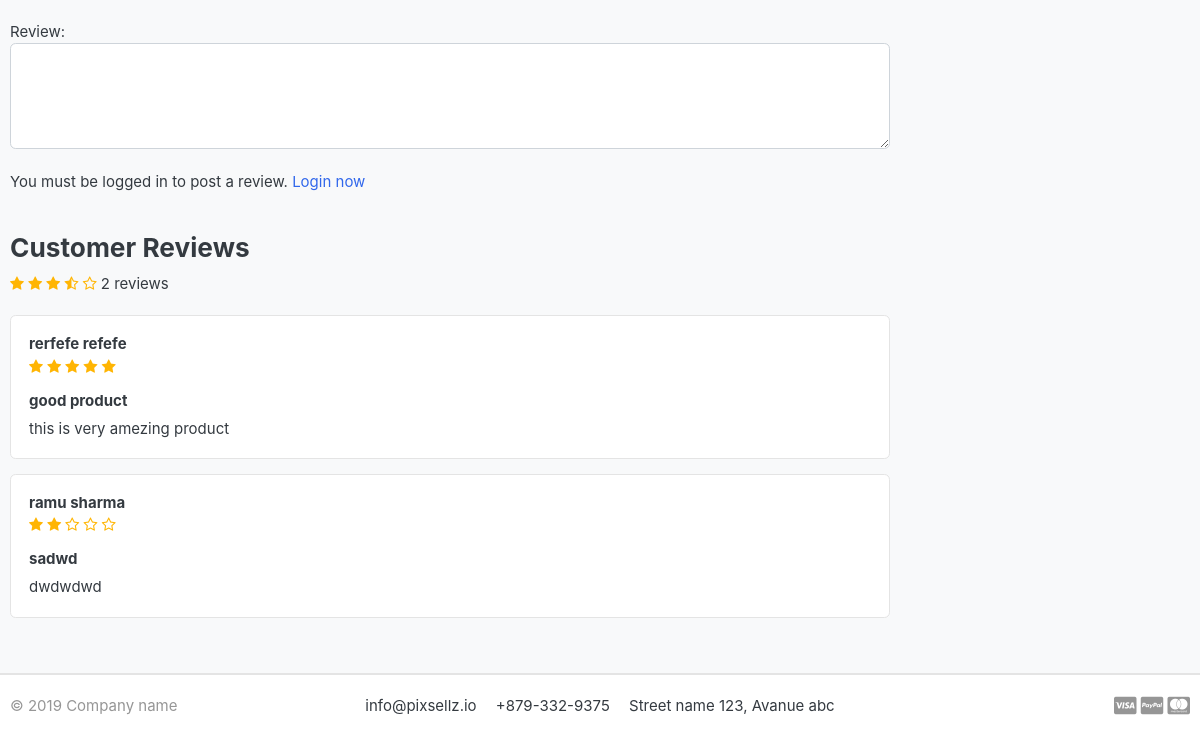
Before: /store/category/ajax-jeans/atx-jeans/ (lower part) with the older database file.
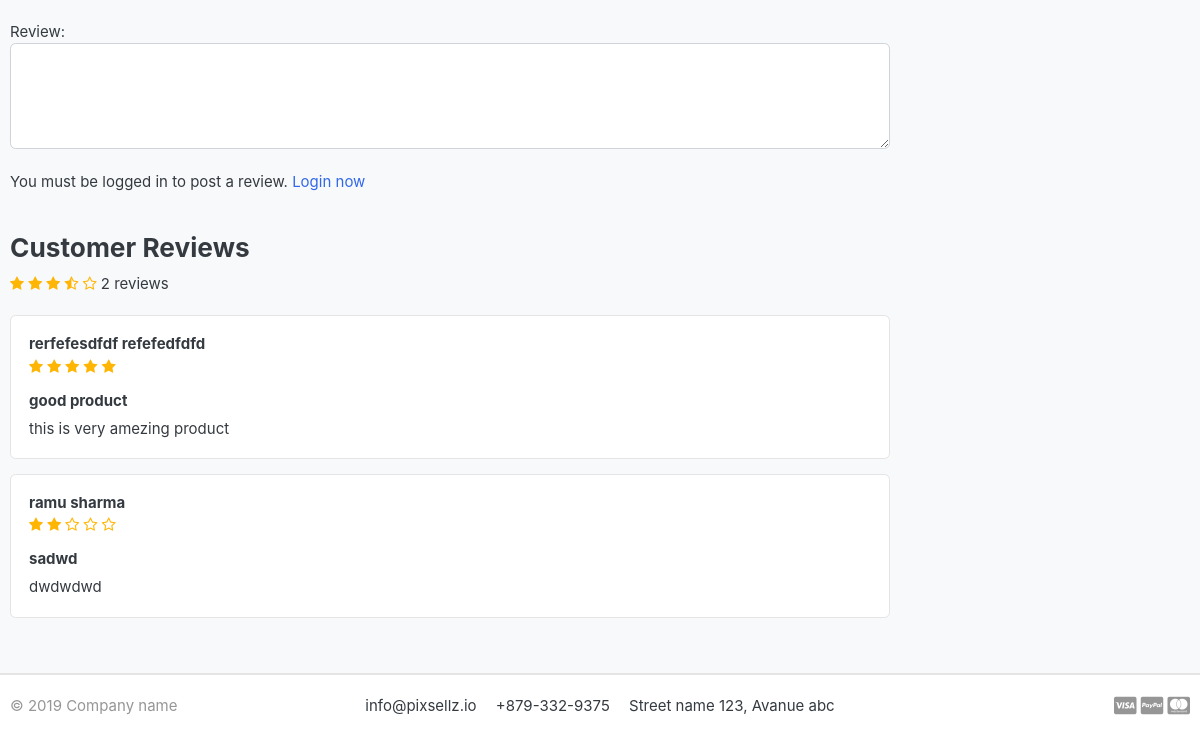
After: the same page with the newer database file.
### store/models.py (models this page shows, shortened)
class ReviewRating(models.Model):
    product = models.ForeignKey(Product , on_delete=models.CASCADE)
    user = models.ForeignKey(Account , on_delete=models.CASCADE)
    subject = models.CharField(max_length=100 , blank=True)
    review = models.TextField(max_length=100, blank=True)
    rating = models.FloatField(max_length=500 , blank=True)
    ip =models.CharField(max_length=20 , blank=True)
    status = models.BooleanField(default=True)
    created_date = models.DateTimeField(auto_now_add=True)
    updated_date = models.DateTimeField(auto_now = True)

### accounts/models.py (models this page shows, shortened)
class Account(AbstractBaseUser):
    first_name      = models.CharField(max_length=50)
    last_name       = models.CharField(max_length=50)
    username        = models.CharField(max_length=50, unique=True)
    email           = models.EmailField(max_length=100, unique=True)
    phone_number    = models.CharField(max_length=50)
    date_joined     = models.DateTimeField(auto_now_add=True)
    last_login      = models.DateTimeField(auto_now_add=True)
    is_admin        = models.BooleanField(default=False)
    is_staff        = models.BooleanField(default=False)
    is_active        = models.BooleanField(default=False)
    is_superadmin        = models.BooleanField(default=False)
    USERNAME_FIELD = 'email'
    REQUIRED_FIELDS = ['username', 'first_name', 'last_name']
    objects = MyAccountManager()
    def full_name(self):
        return f'{self.first_name} {self.last_name}'

### store/views.py (the view)
# urls.py: path('category/<slug:category_slug>/<slug:product_slug>/' , views.product_detail , name = 'product_detail' ),
def product_detail(request , category_slug , product_slug):
    try:
        single_product = Product.objects.get(category__slug=category_slug, slug=product_slug)
        in_cart = CartItem.objects.filter(cart__cart_id=_cart_id(request),product = single_product).exists()
    except Exception as e:
        raise e
    if request.user.is_authenticated:
        try:
            orderproduct = OrderProduct.objects.filter(user=request.user, product_id=single_product.id).exists()
        except OrderProduct.DoesNotExist:
            orderproduct = None
    else:
        orderproduct = None
    reviews = ReviewRating.objects.filter(product_id=single_product.id ,status = True)
    context = {
        'single_product': single_product,
        'in_cart':in_cart,
        'orderproduct':orderproduct,
        'reviews':reviews
    }
    return render(request , 'store/product_detail.html' ,context)

### carts/context_processors.py (called while the page is built)
def counter(request):
    cart_count = 0
    if 'admin' in request.path:
        return {}
    else:
        try:
            cart = Cart.objects.filter(cart_id=_cart_id(request))
            if request.user.is_authenticated:
                cart_items = CartItem.objects.all().filter(user=request.user)
            else:
                cart_items = CartItem.objects.all().filter(cart=cart[:1])
            for cart_item in cart_items:
                cart_count += cart_item.quantity
        except Cart.DoesNotExist:
            cart_count = 0
    return dict(cart_count= cart_count)

### carts/views.py (called while the page is built)
def _cart_id(request):
    cart = request.session.session_key
    if not cart:
        cart = request.session.create()
    return cart

### category/context_processors.py (called while the page is built)
def menu_links(request):
    links = Category.objects.all()
    return dict(links = links)

### category/models.py (called while the page is built)
    def get_url(self):
        return reverse('products_by_category', args=[self.slug])

### store/models.py (called while the page is built)
    def averageReview(self):
        reviews = ReviewRating.objects.filter(product=self , status = True).aggregate(average=Avg('rating'))
        avg = 0
        if reviews['average'] is not None:
            avg = float(reviews['average'])
        return avg

### templates/store/product_detail.html (shortened to what this page needs)
{% extends 'base.html' %}
{% load static %}
{% block content %}
<section class="section-content padding-y bg">
    <div class="container">
    <br>
    <div class="row">
                <div class="col-md-9">
        <form action="{% url 'submit_review' single_product.id %}" method="POST">
            <div>
                <br>
<br>
                <br>
                Review:
                <textarea name="review" rows="4" class="form-control"></textarea>
                <br>
                {% if user.is_authenticated %}
                    {% if orderproduct %}
                    <input type="submit" value="Submit Review" class="btn btn-primary">
                    {% else %}
                <p>You must purchase this product this product to post a review. </p>
                {% endif %}
                {% else %}
                <p>You must be logged in to post a review. <span><a href="{% url 'login' %}">Login now</a></span></p>
                {% endif %}
            </div>
        </form>
        <br>
        <header class="section-heading">
            <h3>Customer Reviews </h3>
            <div class="rating-star">
                <span>
                    <i class="fa fa-star{% if single_product.averageReview < 0.5 %}-o{% elif single_product.averageReview >= 0.5 and single_product.averageReview < 1 %}-half-o {% endif %}" aria-hidden="true"></i>
                    <i class="fa fa-star{% if single_product.averageReview < 1.5 %}-o{% elif single_product.averageReview >= 1.5 and single_product.averageReview < 2 %}-half-o {% endif %}" aria-hidden="true"></i>
                    <i class="fa fa-star{% if single_product.averageReview < 2.5 %}-o{% elif single_product.averageReview >= 2.5 and single_product.averageReview < 3 %}-half-o {% endif %}" aria-hidden="true"></i>
                    <i class="fa fa-star{% if single_product.averageReview < 3.5 %}-o{% elif single_product.averageReview >= 3.5 and single_product.averageReview < 4 %}-half-o {% endif %}" aria-hidden="true"></i>
                    <i class="fa fa-star{% if single_product.averageReview < 4.5 %}-o{% elif single_product.averageReview >= 4.5 and single_product.averageReview < 5 %}-half-o {% endif %}" aria-hidden="true"></i>
            <span>{{single_product.countReview}} reviews</span>
                    </span>
            </div>
        </header>
        {% for review in reviews %}
                        <article class="box mb-3">
                            <div class="icontext w-100">
                                <div class="text">
                                    <h6 class="mb-1">{{review.user.full_name}} </h6>
                                    <div class="rating-star">
                                        <span>
                                            <i class="fa fa-star{% if review.rating == 0.5 %}-half-o{% elif review.rating < 1 %}-o {% endif %}" aria-hidden="true"></i>
                                            <i class="fa fa-star{% if review.rating == 1.5 %}-half-o{% elif review.rating < 2 %}-o {% endif %}" aria-hidden="true"></i>
                                            <i class="fa fa-star{% if review.rating == 2.5 %}-half-o{% elif review.rating < 3 %}-o {% endif %}" aria-hidden="true"></i>
                                            <i class="fa fa-star{% if review.rating == 3.5 %}-half-o{% elif review.rating < 4 %}-o {% endif %}" aria-hidden="true"></i>
                                            <i class="fa fa-star{% if review.rating == 4.5 %}-half-o{% elif review.rating < 5 %}-o {% endif %}" aria-hidden="true"></i>
                                        </span>
                                    </div>
                                </div>
                            </div>
                            <div class="mt-3">
                                <h6>{{review.subject}}</h6>
                                <p>
                                    {{review.review}}
                                </p>
                            </div>
                        </article>
        {% endfor %}
        </div>
    </div>
    </div>
    </section>
    {% endblock %}

Changed rows visible on the page:
changed through a linked row, ReviewRating "good product": user.full_name "rerfefe refefe" → "rerfefesdfdf refefedfdfd"
